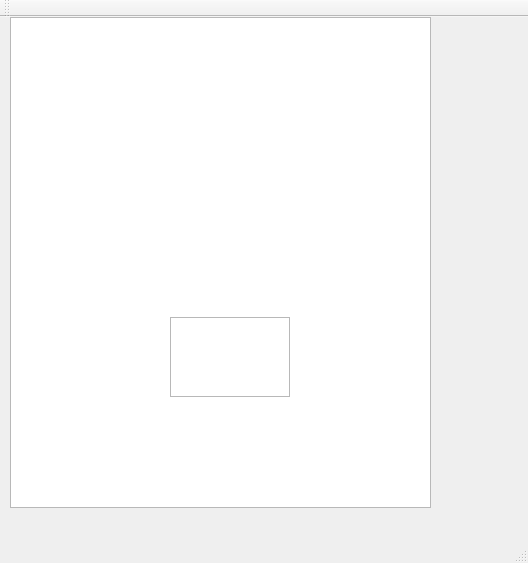
<?xml version="1.0" encoding="UTF-8"?>
<ui version="4.0">
 <class>MainWindow</class>
 <widget class="QMainWindow" name="MainWindow">
  <property name="geometry">
   <rect>
    <x>0</x>
    <y>0</y>
    <width>528</width>
    <height>563</height>
   </rect>
  </property>
  <property name="windowTitle">
   <string>MainWindow</string>
  </property>
  <widget class="QWidget" name="centralWidget">
   <widget class="QGraphicsView" name="graphics">
    <property name="geometry">
     <rect>
      <x>10</x>
      <y>0</y>
      <width>421</width>
      <height>491</height>
     </rect>
    </property>
    <property name="transformationAnchor">
     <enum>QGraphicsView::NoAnchor</enum>
    </property>
   </widget>
   <widget class="QFrame" name="frame">
    <property name="geometry">
     <rect>
      <x>170</x>
      <y>300</y>
      <width>120</width>
      <height>80</height>
     </rect>
    </property>
    <property name="frameShape">
     <enum>QFrame::StyledPanel</enum>
    </property>
    <property name="frameShadow">
     <enum>QFrame::Raised</enum>
    </property>
   </widget>
  </widget>
  <widget class="QMenuBar" name="menuBar">
   <property name="geometry">
    <rect>
     <x>0</x>
     <y>0</y>
     <width>528</width>
     <height>26</height>
    </rect>
   </property>
  </widget>
  <widget class="QToolBar" name="mainToolBar">
   <attribute name="toolBarArea">
    <enum>TopToolBarArea</enum>
   </attribute>
   <attribute name="toolBarBreak">
    <bool>false</bool>
   </attribute>
  </widget>
  <widget class="QStatusBar" name="statusBar"/>
 </widget>
 <layoutdefault spacing="6" margin="11"/>
 <resources/>
 <connections/>
</ui>
